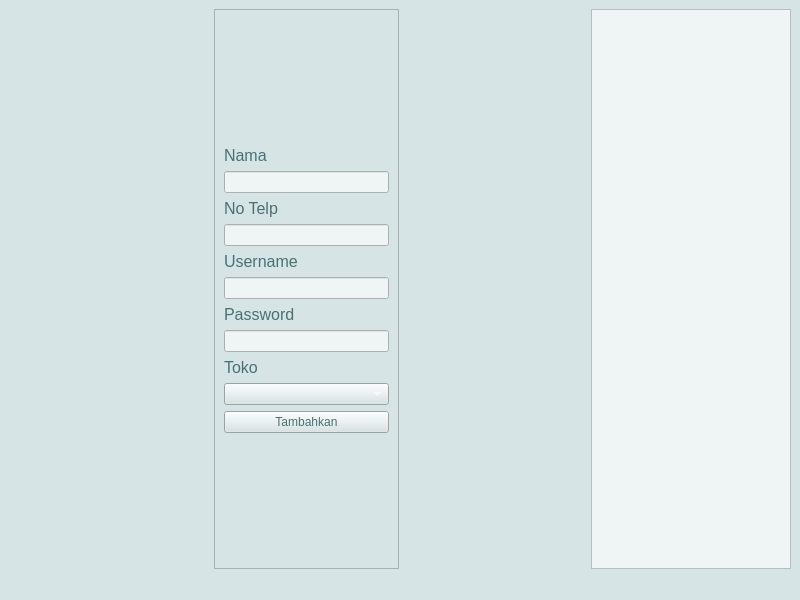
<?xml version="1.0" encoding="UTF-8"?>
<ui version="4.0">
 <class>MainWindow</class>
 <widget class="QMainWindow" name="MainWindow">
  <property name="geometry">
   <rect>
    <x>0</x>
    <y>0</y>
    <width>800</width>
    <height>600</height>
   </rect>
  </property>
  <property name="windowTitle">
   <string>MainWindow</string>
  </property>
  <property name="styleSheet">
   <string notr="true">background-color: rgb(214, 228, 229);</string>
  </property>
  <widget class="QWidget" name="centralwidget">
   <layout class="QHBoxLayout" name="horizontalLayout">
    <item>
     <spacer name="horizontalSpacer">
      <property name="orientation">
       <enum>Qt::Horizontal</enum>
      </property>
      <property name="sizeHint" stdset="0">
       <size>
        <width>173</width>
        <height>20</height>
       </size>
      </property>
     </spacer>
    </item>
    <item>
     <widget class="QFrame" name="frame">
      <property name="frameShape">
       <enum>QFrame::StyledPanel</enum>
      </property>
      <property name="frameShadow">
       <enum>QFrame::Raised</enum>
      </property>
     </widget>
    </item>
    <item>
     <widget class="QLabel" name="label">
      <property name="text">
       <string/>
      </property>
      <property name="pixmap">
       <pixmap>C:/Users/ACER/Downloads/bulubulu/Mask aasagroup.png</pixmap>
      </property>
     </widget>
    </item>
    <item>
     <widget class="QFrame" name="frame_2">
      <property name="frameShape">
       <enum>QFrame::StyledPanel</enum>
      </property>
      <property name="frameShadow">
       <enum>QFrame::Raised</enum>
      </property>
      <layout class="QVBoxLayout" name="verticalLayout_3">
       <item>
        <spacer name="verticalSpacer_5">
         <property name="orientation">
          <enum>Qt::Vertical</enum>
         </property>
         <property name="sizeHint" stdset="0">
          <size>
           <width>20</width>
           <height>40</height>
          </size>
         </property>
        </spacer>
       </item>
       <item>
        <widget class="QLabel" name="label_10">
         <property name="font">
          <font>
           <pointsize>12</pointsize>
          </font>
         </property>
         <property name="styleSheet">
          <string notr="true">color: rgb(73, 113, 116);</string>
         </property>
         <property name="text">
          <string>Nama</string>
         </property>
        </widget>
       </item>
       <item>
        <widget class="QLineEdit" name="lineEdit_name_3">
         <property name="styleSheet">
          <string notr="true">
background-color: rgb(239, 245, 245);
color: rgb(255, 77, 42);</string>
         </property>
        </widget>
       </item>
       <item>
        <widget class="QLabel" name="label_11">
         <property name="font">
          <font>
           <pointsize>12</pointsize>
          </font>
         </property>
         <property name="styleSheet">
          <string notr="true">color: rgb(73, 113, 116);</string>
         </property>
         <property name="text">
          <string>No Telp</string>
         </property>
        </widget>
       </item>
       <item>
        <widget class="QLineEdit" name="lineEdit_telp_3">
         <property name="styleSheet">
          <string notr="true">
background-color: rgb(239, 245, 245);
color: rgb(255, 77, 42);</string>
         </property>
        </widget>
       </item>
       <item>
        <widget class="QLabel" name="label_12">
         <property name="font">
          <font>
           <pointsize>12</pointsize>
          </font>
         </property>
         <property name="styleSheet">
          <string notr="true">color: rgb(73, 113, 116);</string>
         </property>
         <property name="text">
          <string>Username</string>
         </property>
        </widget>
       </item>
       <item>
        <widget class="QLineEdit" name="lineEdit_username_3">
         <property name="styleSheet">
          <string notr="true">
background-color: rgb(239, 245, 245);
color: rgb(255, 77, 42);</string>
         </property>
        </widget>
       </item>
       <item>
        <widget class="QLabel" name="label_13">
         <property name="font">
          <font>
           <pointsize>12</pointsize>
          </font>
         </property>
         <property name="styleSheet">
          <string notr="true">color: rgb(73, 113, 116);</string>
         </property>
         <property name="text">
          <string>Password</string>
         </property>
        </widget>
       </item>
       <item>
        <widget class="QLineEdit" name="lineEdit_password_3">
         <property name="styleSheet">
          <string notr="true">
background-color: rgb(239, 245, 245);
color: rgb(255, 77, 42);</string>
         </property>
         <property name="echoMode">
          <enum>QLineEdit::Password</enum>
         </property>
        </widget>
       </item>
       <item>
        <widget class="QLabel" name="label_14">
         <property name="font">
          <font>
           <pointsize>12</pointsize>
          </font>
         </property>
         <property name="styleSheet">
          <string notr="true">color: rgb(73, 113, 116);</string>
         </property>
         <property name="text">
          <string>Toko</string>
         </property>
        </widget>
       </item>
       <item>
        <widget class="QComboBox" name="shopBox">
         <property name="styleSheet">
          <string notr="true">color: rgb(255, 255, 255);
selection-background-color: rgb(255, 77, 42);
border-color: rgb(255, 255, 255);
alternate-background-color: rgb(255, 77, 42);</string>
         </property>
        </widget>
       </item>
       <item>
        <widget class="QPushButton" name="Button_addEmp">
         <property name="styleSheet">
          <string notr="true">QPushButton
{
  
	background-color: rgb(214, 228, 229);

	color: rgb(73, 113, 116);
	font: 75 8pt &quot;MS Shell Dlg 2&quot;;
}
QPushButton:hover
{
   
	background-color: rgb(255, 77, 42);
}
</string>
         </property>
         <property name="text">
          <string>Tambahkan</string>
         </property>
        </widget>
       </item>
       <item>
        <spacer name="verticalSpacer_6">
         <property name="orientation">
          <enum>Qt::Vertical</enum>
         </property>
         <property name="sizeHint" stdset="0">
          <size>
           <width>20</width>
           <height>40</height>
          </size>
         </property>
        </spacer>
       </item>
      </layout>
     </widget>
    </item>
    <item>
     <spacer name="horizontalSpacer_2">
      <property name="orientation">
       <enum>Qt::Horizontal</enum>
      </property>
      <property name="sizeHint" stdset="0">
       <size>
        <width>173</width>
        <height>20</height>
       </size>
      </property>
     </spacer>
    </item>
    <item>
     <widget class="QFrame" name="frame_3">
      <property name="minimumSize">
       <size>
        <width>200</width>
        <height>0</height>
       </size>
      </property>
      <property name="styleSheet">
       <string notr="true">background-color: rgb(239, 245, 245);</string>
      </property>
      <property name="frameShape">
       <enum>QFrame::StyledPanel</enum>
      </property>
      <property name="frameShadow">
       <enum>QFrame::Raised</enum>
      </property>
     </widget>
    </item>
   </layout>
  </widget>
  <widget class="QStatusBar" name="statusbar"/>
 </widget>
 <resources/>
 <connections/>
</ui>
